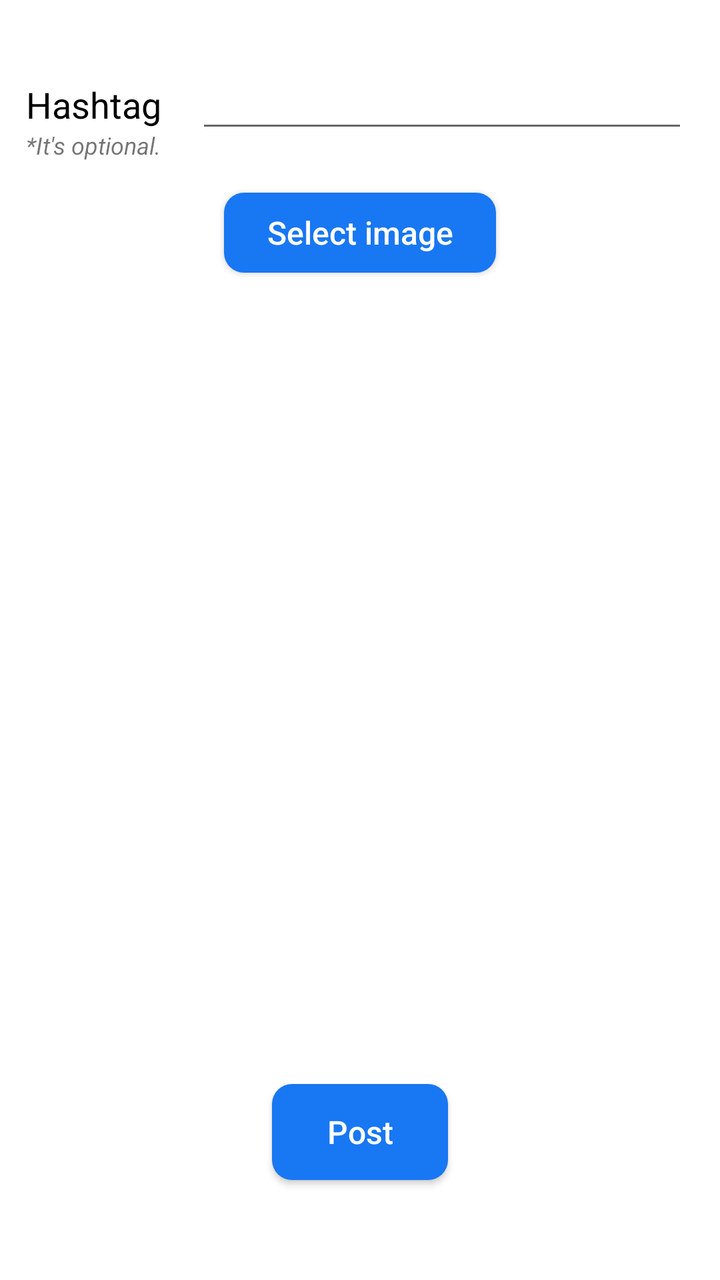
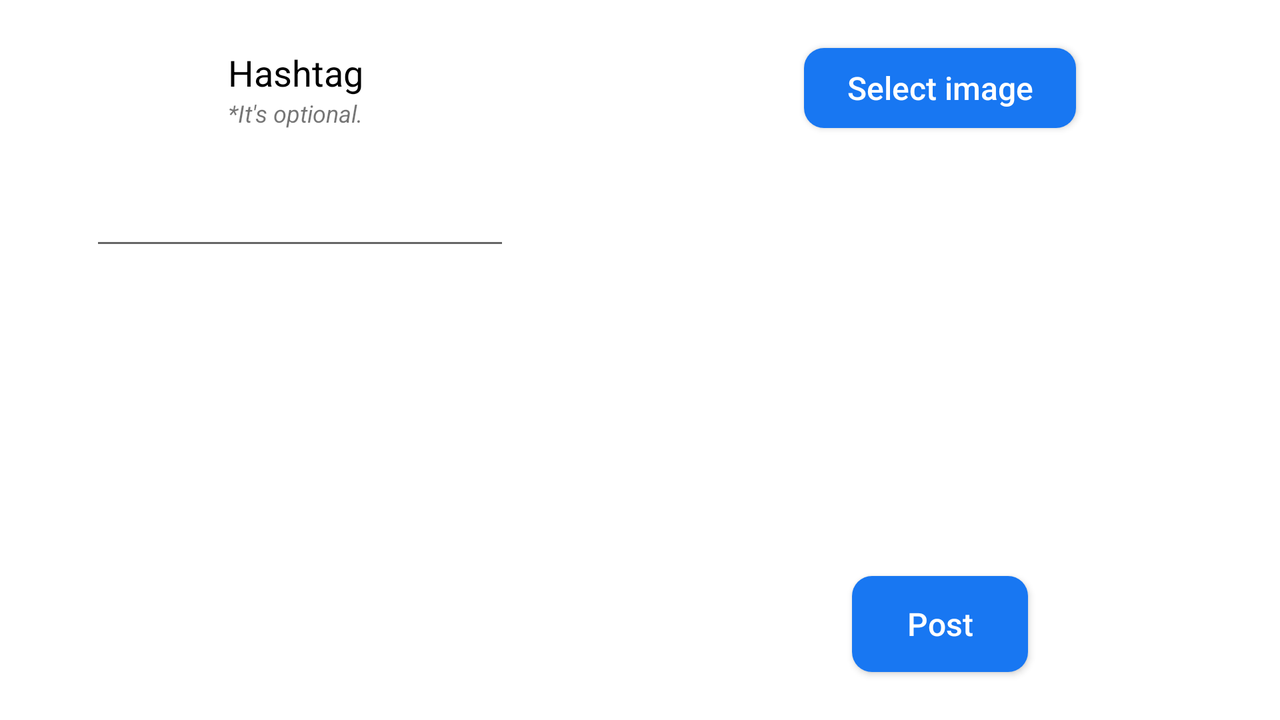

Two renders of one Android screen. The first uses the default layout on a phone; the second uses the alternative layout the repository ships for a different screen configuration, on a matching device. The two XML files are below.
<!-- AndroidManifest.xml: application theme Theme.SMN_Aggregator -->
<!-- res/layout/facebook_photo.xml -->
<?xml version="1.0" encoding="utf-8"?>
<androidx.constraintlayout.widget.ConstraintLayout xmlns:android="http://schemas.android.com/apk/res/android"
    xmlns:app="http://schemas.android.com/apk/res-auto"
    xmlns:tools="http://schemas.android.com/tools"
    android:layout_width="match_parent"
    android:layout_height="match_parent"
    tools:context=".FacebookPostStory">

    <TextView
        android:id="@+id/txtHashtag"
        android:layout_width="wrap_content"
        android:layout_height="wrap_content"
        android:layout_marginStart="32dp"
        android:layout_marginTop="40dp"
        android:layout_marginEnd="32dp"
        android:text="Hashtag "
        android:textColor="@color/black"
        android:textSize="18sp"
        app:layout_constraintEnd_toStartOf="@+id/txtHashtagInput"
        app:layout_constraintStart_toStartOf="parent"
        app:layout_constraintTop_toTopOf="parent" />

    <EditText
        android:id="@+id/txtHashtagInput"
        android:layout_width="246dp"
        android:layout_height="wrap_content"
        android:layout_marginEnd="16dp"
        android:ems="10"
        android:inputType="text"
        app:layout_constraintBaseline_toBaselineOf="@+id/txtHashtag"
        app:layout_constraintEnd_toEndOf="parent" />

    <androidx.appcompat.widget.AppCompatButton
        android:id="@+id/btnSelectImage"
        android:layout_width="136dp"
        android:layout_height="40dp"
        android:layout_marginTop="32dp"
        android:background="@drawable/fb_style"
        android:text="Select image"
        android:textAllCaps="false"
        android:textColor="@color/white"
        android:textSize="16dp"
        android:clickable="true"
        app:layout_constraintEnd_toEndOf="parent"
        app:layout_constraintStart_toStartOf="parent"
        app:layout_constraintTop_toBottomOf="@+id/txtHashtag" />

    <ImageView
        android:id="@+id/FacebookImageView"
        android:layout_width="0dp"
        android:layout_height="0dp"
        android:layout_marginStart="32dp"
        android:layout_marginTop="32dp"
        android:layout_marginEnd="32dp"
        android:layout_marginBottom="32dp"
        app:layout_constraintBottom_toTopOf="@+id/btnPhotoPost"
        app:layout_constraintEnd_toEndOf="parent"
        app:layout_constraintStart_toStartOf="parent"
        app:layout_constraintTop_toBottomOf="@+id/btnSelectImage"
        tools:srcCompat="@tools:sample/avatars" />

    <androidx.appcompat.widget.AppCompatButton
        android:id="@+id/btnPhotoPost"
        android:layout_width="wrap_content"
        android:layout_height="wrap_content"
        android:layout_marginBottom="50dp"
        android:text="Post"
        android:background="@drawable/fb_style"
        android:textAllCaps="false"
        android:textColor="@color/white"
        android:textSize="16dp"
        android:clickable="true"
        app:layout_constraintBottom_toBottomOf="parent"
        app:layout_constraintEnd_toEndOf="parent"
        app:layout_constraintStart_toStartOf="parent" />

    <TextView
        android:id="@+id/txtOptional"
        android:layout_width="0dp"
        android:layout_height="wrap_content"
        android:text="*It's optional."
        android:textSize="12sp"
        android:textStyle="italic"
        app:layout_constraintEnd_toEndOf="@+id/txtHashtag"
        app:layout_constraintStart_toStartOf="@+id/txtHashtag"
        app:layout_constraintTop_toBottomOf="@+id/txtHashtag" />
</androidx.constraintlayout.widget.ConstraintLayout>
<!-- resources referenced by this layout -->
<resources>
  <!-- drawable fb_style (drawable) -->
  <?xml version="1.0" encoding="utf-8"?>
  <shape xmlns:android="http://schemas.android.com/apk/res/android"
      android:shape="rectangle" android:padding="10dp">
      <solid android:color="#1877F2"/>
      <corners android:radius="10dp"/>
  </shape>
  <style name="Theme.SMN_Aggregator" parent="Theme.MaterialComponents.DayNight.DarkActionBar">
          
          <item name="colorPrimary">@color/purple_500</item>
          <item name="colorPrimaryVariant">@color/purple_700</item>
          <item name="colorOnPrimary">@color/white</item>
          
          <item name="colorSecondary">@color/teal_200</item>
          <item name="colorSecondaryVariant">@color/teal_700</item>
          <item name="colorOnSecondary">@color/black</item>
          
          <item name="android:statusBarColor" tools:targetApi="l">?attr/colorPrimaryVariant</item>
          
      </style>
</resources>
<!-- res/layout-land/facebook_photo.xml (the repository's variant of the layout above) -->
<!-- drawn on the phone turned sideways -->
<?xml version="1.0" encoding="utf-8"?>
<androidx.constraintlayout.widget.ConstraintLayout xmlns:android="http://schemas.android.com/apk/res/android"
    xmlns:app="http://schemas.android.com/apk/res-auto"
    xmlns:tools="http://schemas.android.com/tools"
    android:layout_width="match_parent"
    android:layout_height="match_parent"
    tools:context=".FacebookPostStory">

    <TextView
        android:id="@+id/txtHashtag"
        android:layout_width="wrap_content"
        android:layout_height="wrap_content"
        android:layout_marginTop="24dp"
        android:text="Hashtag "
        android:textColor="@color/black"
        android:textSize="18sp"
        app:layout_constraintEnd_toStartOf="@+id/guideline2"
        app:layout_constraintStart_toStartOf="parent"
        app:layout_constraintTop_toTopOf="parent" />

    <EditText
        android:id="@+id/txtHashtagInput"
        android:layout_width="wrap_content"
        android:layout_height="wrap_content"
        android:layout_marginTop="24dp"
        android:ems="10"
        android:inputType="text"
        app:layout_constraintEnd_toStartOf="@+id/guideline2"
        app:layout_constraintStart_toStartOf="parent"
        app:layout_constraintTop_toBottomOf="@+id/txtOptional" />

    <androidx.appcompat.widget.AppCompatButton
        android:id="@+id/btnSelectImage"
        android:layout_width="136dp"
        android:layout_height="40dp"
        android:layout_marginTop="24dp"
        android:background="@drawable/fb_style"
        android:clickable="true"
        android:text="Select image"
        android:textAllCaps="false"
        android:textColor="@color/white"
        android:textSize="16dp"
        app:layout_constraintEnd_toEndOf="parent"
        app:layout_constraintStart_toStartOf="@+id/guideline2"
        app:layout_constraintTop_toTopOf="parent" />

    <ImageView
        android:id="@+id/FacebookImageView"
        android:layout_width="0dp"
        android:layout_height="0dp"
        android:layout_marginStart="32dp"
        android:layout_marginTop="32dp"
        android:layout_marginEnd="32dp"
        android:layout_marginBottom="32dp"
        app:layout_constraintBottom_toTopOf="@+id/btnPhotoPost"
        app:layout_constraintEnd_toEndOf="parent"
        app:layout_constraintStart_toStartOf="@+id/guideline2"
        app:layout_constraintTop_toBottomOf="@+id/btnSelectImage"
        tools:srcCompat="@tools:sample/avatars" />

    <androidx.appcompat.widget.AppCompatButton
        android:id="@+id/btnPhotoPost"
        android:layout_width="wrap_content"
        android:layout_height="wrap_content"
        android:layout_marginBottom="24dp"
        android:background="@drawable/fb_style"
        android:clickable="true"
        android:text="Post"
        android:textAllCaps="false"
        android:textColor="@color/white"
        android:textSize="16dp"
        app:layout_constraintBottom_toBottomOf="parent"
        app:layout_constraintEnd_toEndOf="parent"
        app:layout_constraintStart_toStartOf="@+id/guideline2" />

    <TextView
        android:id="@+id/txtOptional"
        android:layout_width="0dp"
        android:layout_height="wrap_content"
        android:text="*It's optional."
        android:textSize="12sp"
        android:textStyle="italic"
        app:layout_constraintEnd_toEndOf="@+id/txtHashtag"
        app:layout_constraintStart_toStartOf="@+id/txtHashtag"
        app:layout_constraintTop_toBottomOf="@+id/txtHashtag" />

    <androidx.constraintlayout.widget.Guideline
        android:id="@+id/guideline2"
        android:layout_width="wrap_content"
        android:layout_height="wrap_content"
        android:orientation="vertical"
        app:layout_constraintGuide_begin="300dp" />

</androidx.constraintlayout.widget.ConstraintLayout>
